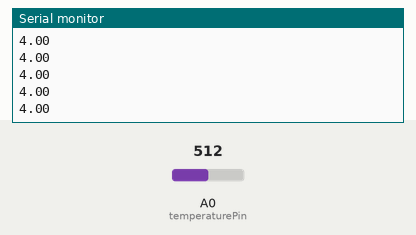
Simulated run of this sketch. Board: Arduino Uno, built with avr-gcc and run on an emulated ATmega328P. On the bench: the last lines printed to the serial monitor. Inputs (shaded band) come from the test bench; at power-on: A0 (temperaturePin) = 512.

Above: at 1.2 s.
1.3 s: A0 (temperaturePin) set to 716
At 1.31 s:
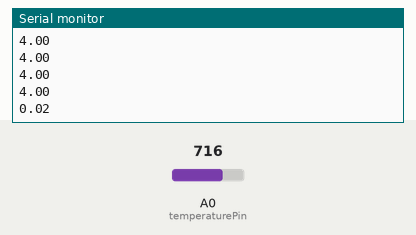
2.8 s: A0 (temperaturePin) set to 900
At 2.82 s:
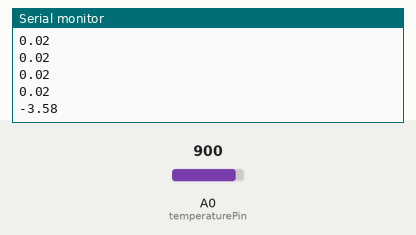
Timing chart, 0 to 5.8 s (numbered marks = the images above; inputs shaded):
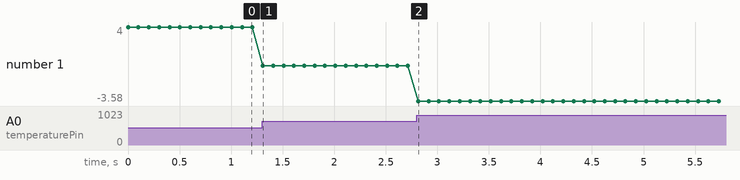

The sketch:

pH_sensor.ino
```cpp
// We'll use analog input 0 to measure the temperature sensor's
// signal pin.

const int temperaturePin = A0;


void setup()
{

    Serial.begin(9600); //Initialize serial port & set baud rate to 9600 bits per second (bps)
}


void loop()
{


    float voltage, pH, degreesF; //Declare 3 floating point variables

    voltage = getVoltage(temperaturePin); //Measure the voltage at the analog pin

    pH = ((1.75 - voltage) / .25) + 7 ; // Convert the voltage to pH levels

   // degreesF = degreesC * (9.0 / 5.0) + 32.0; //Convert degrees Celsius to Fahrenheit

    //Now print to the Serial monitor. Remember the baud must be 9600 on your monitor!
    // These statements will print lines of data like this:
    // "voltage: 0.73 deg C: 22.75 deg F: 72.96"

   // Serial.print("voltage: ");
   // Serial.println(voltage);

   // Serial.print("  deg C: ");
      Serial.println(pH);
  //  Serial.print("  deg F: ");
  //  Serial.println(degreesF);

    delay(100); // repeat 10x per second (change as you wish!)
}


float getVoltage(int pin)   //Function to read and return
                            //floating-point value (true voltage)
                            //on analog pin
{

    return (analogRead(pin) * 0.004882814);
    // This equation converts the 0 to 1023 value that analogRead()
    // returns, into a 0.0 to 5.0 value that is the true voltage
    // being read at that pin.
}

// Other things to try with this code:

//   Turn on an LED if the temperature is above or below a value.

//   Read that threshold value from a potentiometer - now you've
//   created a thermostat!
```

Measured:
- after the input at 1.3 s, the serial monitor: prints a new line at once (image 1)
- after the input at 2.8 s, the serial monitor: prints a new line at once (image 2)
- plotted number 1: 4 → 0.02 after the input at 1.3 s, 0.02 → -3.58 after the input at 2.8 s
